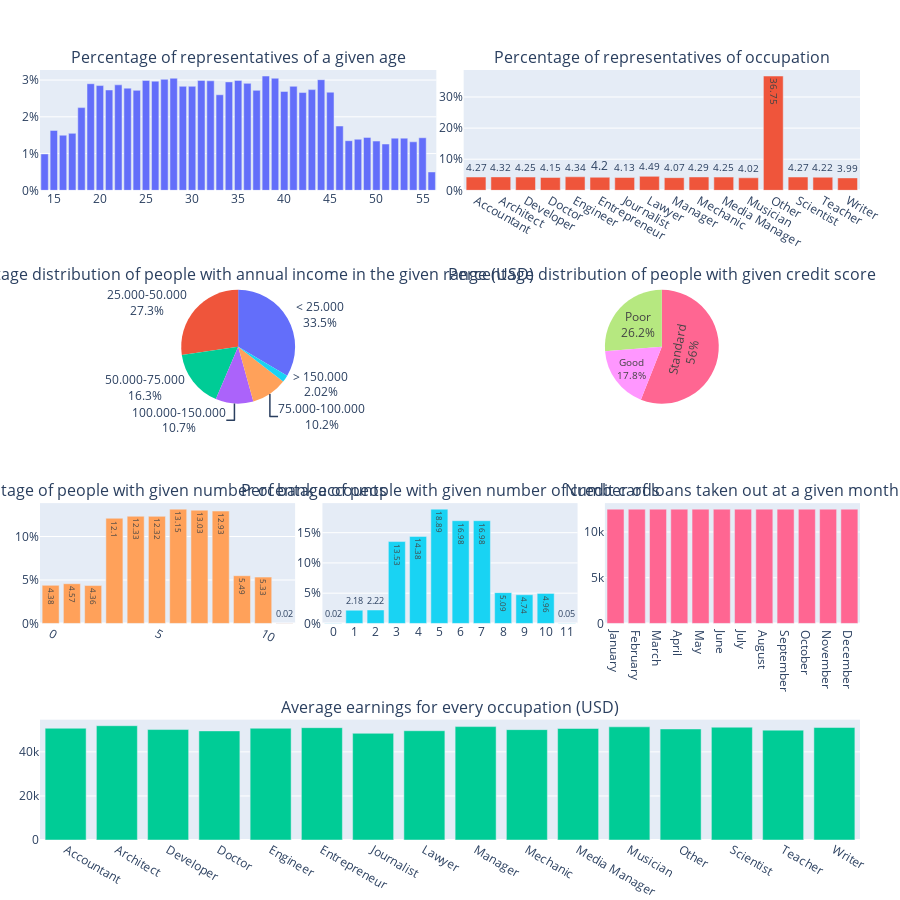

The notebook cell saved with this chart:
### Code cell
fig = make_subplots(
    rows=4, cols=6,
    specs=[[{"colspan": 3}, None, None, {"colspan": 3}, None, None],
            [None, {"type": "pie", "colspan": 1}, None, None, {"type": "pie", "colspan": 1}, None],
            [{"colspan": 2}, None, {"colspan": 2}, None, {"colspan": 2}, None],
            [{"colspan": 6}, None, None, None, {"type": "pie"}, None]],
    subplot_titles=("Percentage of representatives of a given age", 
                      "Percentage of representatives of occupation", 
                      "Percentage distribution of people with annual income in the given range (USD)",
                      "Percentage distribution of people with given credit score",
                      "Percentage of people with given number of bank accounts",
                      "Percentage of people with given number of credit cards",
                      "Number of loans taken out at a given month",
                      "Average earnings for every occupation (USD)",
                      ),
)

age = go.Bar(
    x=list(unique_age.keys()),
    y=list(unique_age.values()),
)

professions = go.Bar(
    x=list(occupations.keys()),
    y=list(occupations.values()),
    text=list(occupations.values()),
)

income_pie = go.Pie(
             labels=list(income.keys()),
             values=list(income.values()),
             textinfo='percent+label',
             textposition="outside"
            )

num_accounts = go.Bar(
    x=list(bank_accounts.keys()),
    y=list(bank_accounts.values()),
    text=list(bank_accounts.values()),
)

num_cards = go.Bar(
    x=list(credit_cards.keys()),
    y=list(credit_cards.values()),
    text=list(credit_cards.values()),
)

score = go.Pie(
             labels=list(credit_score.keys()),
             values=list(credit_score.values()),
             textinfo='percent+label',
             textposition="inside"
            )

months_bar = go.Bar(
    x=list(months.keys()),
    y=list(months.values())
)

avg_earnings = go.Bar(
    x=list(earnings.keys()),
    y=list(earnings.values())
)

fig.add_trace(age, row=1, col=1)
fig.add_trace(professions, row=1, col=4)
fig.add_trace(avg_earnings, row=4, col=1)
fig.add_trace(income_pie, row=2, col=2)
fig.add_trace(num_accounts, row=3, col=1)
fig.add_trace(num_cards, row=3, col=3)
fig.add_trace(months_bar, row=3, col=5)
fig.add_trace(score, row=2, col=5)


fig.update_layout(xaxis1 = dict(tickmode = 'linear', tick0 = 0, dtick = 5,),
                  xaxis2 = dict(tickangle=30),
                  xaxis3 = dict(tickangle=30),
                  xaxis4 = dict(tickmode = 'linear', tick0 = 0, dtick = 1,),
                  xaxis5 = dict(tickmode = 'linear', tick0 = 0, dtick = 1,),
                  xaxis6 = dict(tickangle=30),
                  showlegend=False,
                  height=900,
                  margin=dict(l=40, r=40, t=70, b=0), 
                  yaxis1_ticksuffix = '%',
                  yaxis2_ticksuffix = '%',
                  yaxis3_ticksuffix = '%',
                  yaxis4_ticksuffix = '%',
                  )

fig.show()

### Figure 1 — Plotly figure (JSON) as saved in the notebook; plotly's stock layout.template omitted (floating-point values rounded to 4 significant figures)
{"data": [{"type": "bar", "x": [14, 15, 16, 17, 18, 19, 20, 21, 22, 23, 24, 25, 26, 27, 28, 29, 30, 31, 32, 33, 34, 35, 36, 37, 38, 39, 40, 41, 42, 43, 44, 45, 46, 47, 48, 49, 50, 51, 52, 53, 54, 55, 56], "xaxis": "x", "y": [0.99, 1.63, 1.5, 1.55, 2.25, 2.9, 2.85, 2.73, 2.87, 2.78, 2.72, 2.99, 2.97, 3.02, 3.05, 2.83, 2.83, 2.99, 2.98, 2.6, 2.95, 2.99, 2.91, 2.72, 3.11, 3.05, 2.69, 2.83, 2.66, 2.74, 3.01, 2.67, 1.75, 1.35, 1.39, 1.44, 1.34, 1.26, 1.42, 1.42, 1.32, 1.43, 0.5], "yaxis": "y"}, {"text": ["4.27", "4.32", "4.25", "4.15", "4.34", "4.2", "4.13", "4.49", "4.07", "4.29", "4.25", "4.02", "36.75", "4.27", "4.22", "3.99"], "type": "bar", "x": ["Accountant", "Architect", "Developer", "Doctor", "Engineer", "Entrepreneur", "Journalist", "Lawyer", "Manager", "Mechanic", "Media Manager", "Musician", "Other", "Scientist", "Teacher", "Writer"], "xaxis": "x2", "y": [4.27, 4.32, 4.25, 4.15, 4.34, 4.2, 4.13, 4.49, 4.07, 4.29, 4.25, 4.02, 36.75, 4.27, 4.22, 3.99], "yaxis": "y2"}, {"type": "bar", "x": ["Accountant", "Architect", "Developer", "Doctor", "Engineer", "Entrepreneur", "Journalist", "Lawyer", "Manager", "Mechanic", "Media Manager", "Musician", "Other", "Scientist", "Teacher", "Writer"], "xaxis": "x6", "y": [50730.0, 51880.0, 50130.0, 49520.0, 50730.0, 50990.0, 48430.0, 49590.0, 51470.0, 50100.0, 50620.0, 51370.0, 50400.0, 51200.0, 49870.0, 51050.0], "yaxis": "y6"}, {"domain": {"x": [0.1722, 0.3111], "y": [0.5625, 0.7188]}, "labels": ["< 25.000", "25.000-50.000", "50.000-75.000", "75.000-100.000", "100.000-150.000", "> 150.000"], "textinfo": "percent+label", "textposition": "outside", "type": "pie", "values": [33.48, 27.3, 16.3, 10.19, 10.71, 2.02]}, {"text": ["4.38", "4.57", "4.36", "12.1", "12.33", "12.32", "13.15", "13.03", "12.93", "5.49", "5.33", "0.02"], "type": "bar", "x": [0, 1, 2, 3, 4, 5, 6, 7, 8, 9, 10, 11], "xaxis": "x3", "y": [4.38, 4.57, 4.36, 12.1, 12.33, 12.32, 13.15, 13.03, 12.93, 5.49, 5.33, 0.02], "yaxis": "y3"}, {"text": ["0.02", "2.18", "2.22", "13.53", "14.38", "18.89", "16.98", "16.98", "5.09", "4.74", "4.96", "0.05"], "type": "bar", "x": [0, 1, 2, 3, 4, 5, 6, 7, 8, 9, 10, 11], "xaxis": "x4", "y": [0.02, 2.18, 2.22, 13.53, 14.38, 18.89, 16.98, 16.98, 5.09, 4.74, 4.96, 0.05], "yaxis": "y4"}, {"type": "bar", "x": ["January", "February", "March", "April", "May", "June", "July", "August", "September", "October", "November", "December"], "xaxis": "x5", "y": [12500, 12497, 12499, 12499, 12500, 12500, 12497, 12499, 12499, 12498, 12500, 12497], "yaxis": "y5"}, {"domain": {"x": [0.6889, 0.8278], "y": [0.5625, 0.7188]}, "labels": ["Good", "Poor", "Standard"], "textinfo": "percent+label", "textposition": "inside", "type": "pie", "values": [3519, 5202, 11098]}], "layout": {"annotations": [{"font": {"size": 16}, "showarrow": false, "text": "Percentage of representatives of a given age", "x": 0.2417, "xanchor": "center", "xref": "paper", "y": 1, "yanchor": "bottom", "yref": "paper"}, {"font": {"size": 16}, "showarrow": false, "text": "Percentage of representatives of occupation", "x": 0.7583, "xanchor": "center", "xref": "paper", "y": 1, "yanchor": "bottom", "yref": "paper"}, {"font": {"size": 16}, "showarrow": false, "text": "Percentage distribution of people with annual income in the given range (USD)", "x": 0.2417, "xanchor": "center", "xref": "paper", "y": 0.7188, "yanchor": "bottom", "yref": "paper"}, {"font": {"size": 16}, "showarrow": false, "text": "Percentage distribution of people with given credit score", "x": 0.7583, "xanchor": "center", "xref": "paper", "y": 0.7188, "yanchor": "bottom", "yref": "paper"}, {"font": {"size": 16}, "showarrow": false, "text": "Percentage of people with given number of bank accounts", "x": 0.1556, "xanchor": "center", "xref": "paper", "y": 0.4375, "yanchor": "bottom", "yref": "paper"}, {"font": {"size": 16}, "showarrow": false, "text": "Percentage of people with given number of credit cards", "x": 0.5, "xanchor": "center", "xref": "paper", "y": 0.4375, "yanchor": "bottom", "yref": "paper"}, {"font": {"size": 16}, "showarrow": false, "text": "Number of loans taken out at a given month", "x": 0.8444, "xanchor": "center", "xref": "paper", "y": 0.4375, "yanchor": "bottom", "yref": "paper"}, {"font": {"size": 16}, "showarrow": false, "text": "Average earnings for every occupation (USD)", "x": 0.5, "xanchor": "center", "xref": "paper", "y": 0.1562, "yanchor": "bottom", "yref": "paper"}], "height": 900, "margin": {"b": 0, "l": 40, "r": 40, "t": 70}, "showlegend": false, "xaxis": {"anchor": "y", "domain": [0, 0.4833], "dtick": 5, "tick0": 0, "tickmode": "linear"}, "xaxis2": {"anchor": "y2", "domain": [0.5167, 1], "tickangle": 30}, "xaxis3": {"anchor": "y3", "domain": [0, 0.3111], "tickangle": 30}, "xaxis4": {"anchor": "y4", "domain": [0.3444, 0.6556], "dtick": 1, "tick0": 0, "tickmode": "linear"}, "xaxis5": {"anchor": "y5", "domain": [0.6889, 1], "dtick": 1, "tick0": 0, "tickmode": "linear"}, "xaxis6": {"anchor": "y6", "domain": [0, 1], "tickangle": 30}, "yaxis": {"anchor": "x", "domain": [0.8438, 1], "ticksuffix": "%"}, "yaxis2": {"anchor": "x2", "domain": [0.8438, 1], "ticksuffix": "%"}, "yaxis3": {"anchor": "x3", "domain": [0.2812, 0.4375], "ticksuffix": "%"}, "yaxis4": {"anchor": "x4", "domain": [0.2812, 0.4375], "ticksuffix": "%"}, "yaxis5": {"anchor": "x5", "domain": [0.2812, 0.4375]}, "yaxis6": {"anchor": "x6", "domain": [0, 0.1562]}}}
